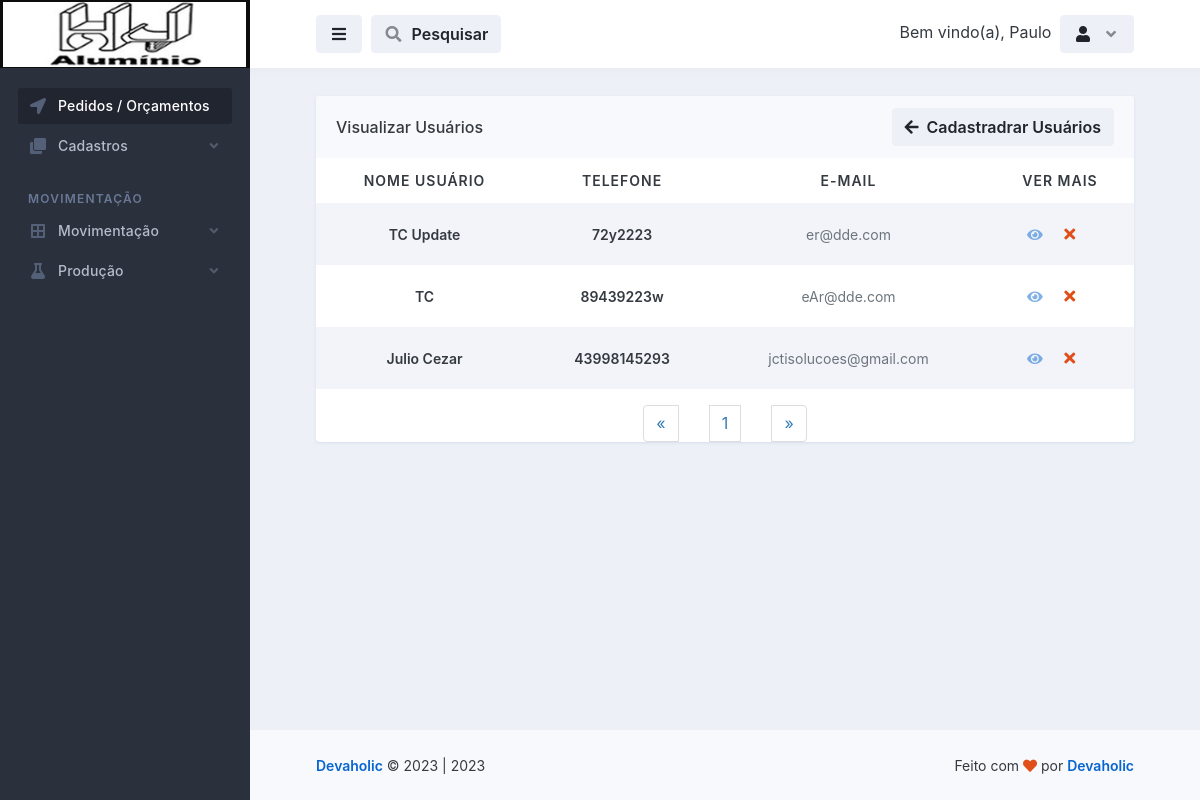
Screenshot of /basicos_usuarios/visualizar_usuarios.php (signed in) with the database file from the repository.
### tables this page shows
CREATE TABLE `logado` (
  `id` int(11) NOT NULL,
  `nome` varchar(50) NOT NULL,
  `email` varchar(100) NOT NULL,
  `senha` varchar(50) NOT NULL,
  `parceiro_colaborador` varchar(100) NOT NULL,
  `cpf` int(100) NOT NULL,
  `rg` int(20) NOT NULL,
  `cep` int(20) NOT NULL,
  `endereco` varchar(100) NOT NULL,
  `telefone` varchar(50) NOT NULL,
  `complemento` varchar(100) NOT NULL,
  `bairro` varchar(100) NOT NULL,
  `cidade` varchar(100) NOT NULL,
  `uf` varchar(20) NOT NULL,
  `nascimento` varchar(100) NOT NULL,
  `nivel` varchar(20) NOT NULL
);

CREATE TABLE `basicos_usuarios` (
  `id` int(11) NOT NULL,
  `nome_ususario` varchar(100) NOT NULL,
  `telefone_usuario` varchar(100) NOT NULL,
  `email_login` varchar(100) NOT NULL,
  `libera_xml_pedido` varchar(100) NOT NULL,
  `libera_painel_producao` varchar(100) NOT NULL,
  `desconto_maximo` decimal(10,0) NOT NULL,
  `grupo_de_usuarios` varchar(255) NOT NULL,
  `observacao` text NOT NULL,
  `ultima_alteracao` date NOT NULL,
  `ativo` varchar(20) NOT NULL
);

### database.php (called while the page is built, shortened)
<?php
    class database
    {
        public $server = 'localhost';
        public $user = 'root';
        public $pass = '';
        public $bdn = 'maxportas';
        public function __construct()
        {
            try{
            $this->conn = new PDO('mysql:host='.$this->server.'; dbname='.$this->bdn, $this->user, $this->pass);
            } catch(PDOException $e){
                echo "Error $e";
            }
        }
    }
?>

### controllers/controllers_basicos_usuarios.php (called while the page is built, shortened)
<?php
    include "../database.php";
class controllers_basicos_usuarios extends database
{
    public function selecionar_basicos_usuarios()
    {
        $selecionar_basicos_usuarios = $this->conn->prepare("SELECT * FROM basicos_usuarios ORDER BY id DESC");
        $selecionar_basicos_usuarios->execute();
        $resulbasicos_usuarios = $selecionar_basicos_usuarios->fetchAll(PDO::FETCH_ASSOC);
        return $resulbasicos_usuarios;
    }
}
?>

### basicos_usuarios/visualizar_usuarios.php (the view, shortened to what this page needs)
<?php
require_once "../config.php";
$conn = mysqli_connect($DBHOST, $DBUSER, $DBPASS, $DBNAME);
$pagina = (isset($_GET['pagina']))? $_GET['pagina'] : 1;
$result_basicos_usuarios = "SELECT * FROM basicos_usuarios";
$resultado_basicos_usuarios = mysqli_query($conn, $result_basicos_usuarios);
$total_basicos_usuarios = mysqli_num_rows($resultado_basicos_usuarios);
$quantidade_pg = 10;
$num_pagina = ceil($total_basicos_usuarios/$quantidade_pg);
$incio = ($quantidade_pg*$pagina)-$quantidade_pg;
$result_basicos_usuarios = "SELECT * FROM basicos_usuarios limit $incio, $quantidade_pg";
$resultado_basicos_usuarios = mysqli_query($conn, $result_basicos_usuarios);
?>
<!doctype html>
<html lang="en">
  <head>
    <link rel="stylesheet" id="css-main" href="../assets/css/dashmix.min.css">
    <link rel="stylesheet" href="../assets/css/pagination.css">
  </head>
  <body>
    <div id="page-container" class="sidebar-o sidebar-dark enable-page-overlay side-scroll page-header-fixed main-content-narrow">
    <?php require_once "../template/sidebar.php" ?>
<header id="page-header">
    <div class="content-header">
    <div class="space-x-1">
        <button type="button" class="btn btn-alt-secondary" data-toggle="layout" data-action="sidebar_toggle">
        <i class="fa fa-fw fa-bars"></i>
        </button>
            <button type="button" class="btn btn-alt-secondary" data-toggle="layout" data-action="header_search_on">
              <i class="fa fa-fw opacity-50 fa-search"></i> <span class="ms-1 d-none d-sm-inline-block">Pesquisar</span>
            </button>
    </div>
    <?php require_once "../template/btn_logout.php"; ?>
    </div>
</header>
      <main id="main-container">
        <div class="content content-full content-boxed">
          <div class="row">
            <div class="col-md-12">
              <div class="block block-rounded block-mode-loading-refresh">
                <div class="block-header block-header-default">
                  <h3 class="block-title">
                    Visualizar Usuários
                  </h3>
                  <a class="btn btn-alt-secondary" href="usuarios.php">
                    <i class="fa fa-arrow-left me-1"></i> Cadastradrar Usuários
                  </a>
                </div>
                <div class="table-responsive">
                  <table class="table table-striped table-hover table-borderless table-vcenter fs-sm">
                  <?php
                    require_once "../controllers/controllers_basicos_usuarios.php";
                    $selecionar_basicos_usuarios = new controllers_basicos_usuarios();
                    $result_basicos_usuarios = $selecionar_basicos_usuarios->selecionar_basicos_usuarios();
                    if(count($result_basicos_usuarios) > 0)
                    { ?>
                    <thead style="text-align: center;">
                      <tr class="text-uppercase">
                        <th>Nome Usuário</th>
                        <th>Telefone</th>
                        <th>E-Mail</th>
                        <th>Ver Mais</th>
                      </tr>
                    </thead>
                    <?php }?>
                    <tbody style="text-align: center;">
                        <?php
                            require_once "../controllers/controllers_basicos_usuarios.php";
                            $selecionar_basicos_usuarios = new controllers_basicos_usuarios();
                            $result_basicos_usuarios = $selecionar_basicos_usuarios->selecionar_basicos_usuarios();
                            if(count($result_basicos_usuarios) > 0)
                            {
                              while($row_basicos_usuarios = mysqli_fetch_assoc($resultado_basicos_usuarios)){ ?>
                                <tr style="text-align: center;">
                                  <td>
                                      <span class="fw-semibold"><?php echo $row_basicos_usuarios['nome_ususario']; ?></span>
                                  </td>
                                  <td>
                                      <span class="fw-semibold"><?php echo $row_basicos_usuarios['telefone_usuario']; ?></span>
                                  </td>
                                  <td>
                                    <span class="fs-sm text-muted"><?php echo $row_basicos_usuarios['email_login'];?></span>
                                  </td>
                                  <td class="text-center text-nowrap fw-medium" style="display: flex; justify-content: center; align-items: center;">
                                    <a href="vermais_basicos_usuarios.php?view_basicos_usuarios=<?php $idCriptografado = base64_encode($row_basicos_usuarios['id']); echo $idCriptografado;?>">
                                        <i class="fa fa-eye me-1 opacity-50"></i>
                                    </a>
                                    <?php
                                       echo "<button class='btn' onclick='abrirModal(".$row_basicos_usuarios['id'].")'><i class='fa fa-fw fa-times text-danger'></i></button>";
                                      ?>
                                  </td>
                                </tr>
                          <?php } } else { echo "<h1>Nenhum registo encontrado!</h1>"; } ?>
                    </tbody>
                  </table>
                  <?php
                    $pagina_anterior = $pagina - 1;
                    $pagina_posterior = $pagina + 1;
                  ?>
                <nav class="text-center">
                  <ul class="pagination" style="display: flex; align-items: center; justify-content: space-between; width: 20%; margin: auto;">
                    <li>
                      <?php
                      if($pagina_anterior != 0){ ?>
                        <a href="visualizar_basicos_usuarios.php?pagina=<?php echo $pagina_anterior; ?>" aria-label="Previous">
                          <span aria-hidden="true">&laquo;</span>
                        </a>
                      <?php }else{ ?>
                        <span aria-hidden="true">&laquo;</span>
                      <?php }  ?>
                    </li>
                    <?php
                    for($i = 1; $i < $num_pagina + 1; $i++){ ?>
                      <li><a href="visualizar_basicos_usuarios.php?pagina=<?php echo $i; ?>"><?php echo $i; ?></a>
                      </li>
                    <?php } ?>
                    <li>
                      <?php
                      if($pagina_posterior <= $num_pagina){ ?>
                        <a href="visualizar_basicos_usuarios.php?pagina=<?php echo $pagina_posterior; ?>" aria-label="Previous">
                          <span aria-hidden="true">&raquo;</span>
                        </a>
                      <?php }else{ ?>
                        <span aria-hidden="true">&raquo;</span>
                      <?php }  ?>
                    </li>
                  </ul>
                </nav>
                </div>
                </div>
              </div>
        </div>
      </main>
      <?php require_once "../template/footer.php" ?>
    </div>
  </body>
</html>

### template/btn_logout.php (shortened to what this page needs)
<?php
    include "../conexao-bd.php";
    $email = $_SESSION['email'];
    $selecinarUserLogado = $conn->prepare("SELECT * FROM logado WHERE email = :email");
    $selecinarUserLogado->bindValue(':email', $email);
    $selecinarUserLogado->execute();
    $row = $selecinarUserLogado->fetch(PDO::FETCH_ASSOC);
?>
<div class="space-x-1">
    <div class="dropdown d-inline-block">
        <span class="d-sm-inline-block">Bem vindo(a), <?php echo $row['nome']; ?></span>
    </div>
    <div class="dropdown d-inline-block">
    <button type="button" class="btn btn-alt-secondary" id="page-header-user-dropdown" data-bs-toggle="dropdown" aria-haspopup="true" aria-expanded="false">
        <i class="fa fa-fw fa-user"></i>
        <i class="fa fa-fw fa-angle-down opacity-50 ms-1 d-none d-sm-inline-block"></i>
    </button>
    </div>
</div>

### assets/css/pagination.css (style rules this page uses)
.pagination { display:inline-block;padding-left:0;margin:20px 0;border-radius:4px }
.pagination>li { display:inline }
.pagination>li>a,.pagination>li>span { position:relative;float:left;padding:6px 12px;margin-left:-1px;line-height:1.42857143;color:#337ab7;text-decoration:none;background-color:#fff;border:1px solid #ddd }
.pagination>li:first-child>a,.pagination>li:first-child>span { margin-left:0;border-top-left-radius:4px;border-bottom-left-radius:4px }
.pagination>li:last-child>a,.pagination>li:last-child>span { border-top-right-radius:4px;border-bottom-right-radius:4px }

### rows the page displays
logado: nome "Paulo"
basicos_usuarios: nome_ususario "TC Update", telefone_usuario "72y2223", email_login "er@dde.com"
basicos_usuarios: nome_ususario "TC", telefone_usuario "89439223w", email_login "eAr@dde.com"
basicos_usuarios: nome_ususario "Julio Cezar", telefone_usuario "43998145293", email_login "jctisolucoes@gmail.com"

### other values shown
Date('Y') "2023"
